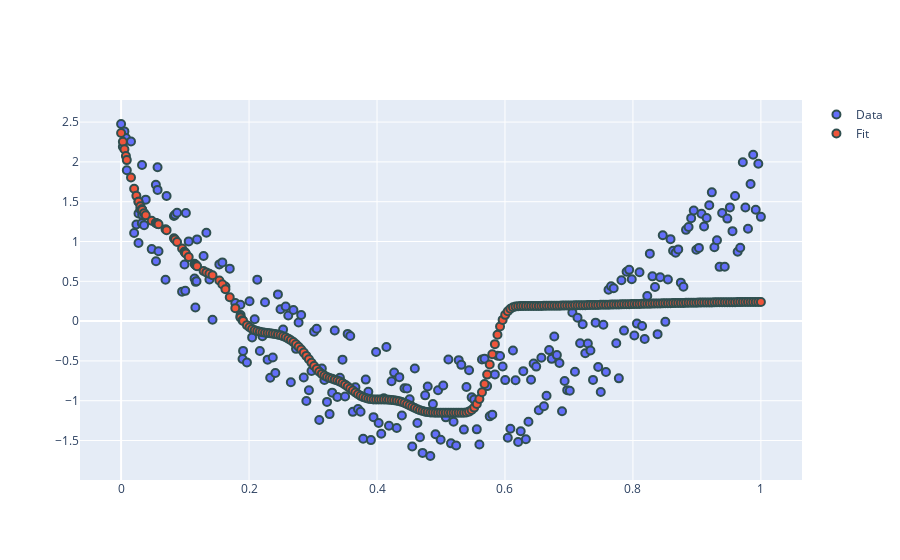

Notebook code for this chart:
### Markdown cell above
### 1D Test Case

### Code cell
# try CV on 1-d dataset

# generate data
np.random.seed(42)
x_dense = np.random.random(50) * 0.2
x_sparse = np.linspace(0.2,1,200)
x_dense.sort()
x=np.concatenate((x_dense, x_sparse))
x = (x - x.min()) / (x.max() - x.min())
n_samples = len(x)
x = x.reshape((len(x), 1))
y_true = -20*np.exp(-(x-0.5)**2) 
y = y_true + np.random.random(len(x)).reshape((len(x), 1))*2

# try data standardization
y = ( y - y.mean()) / y.std()

x_ep = np.concatenate((np.linspace(-0.5,0,103), np.linspace(1, 1.5, 103)))
y_ep_true = -20*np.exp(-(x_ep-0.5)**2) + 0.1*np.random.randn(len(x_ep),1)


# generate parameter grid

m1 = (("s(1)", "dec", 35, (0.1, 6000), "equidistant"),)
M1 = StarModel(description=m1)
y_pred = M1.fit(X=x, y=y.ravel(), plot_=True)
#M1.calc_GCV(X=x, y=y.ravel(), n_grid=2, p_min=1e-2, plot_=True)
y_ep = M1.predict(X_pred=x_ep, extrapol_type="zero", depth=3)

### Figure 1 — Plotly figure (JSON) as saved in the notebook; plotly's stock layout.template omitted (floating-point values rounded to 4 significant figures; data arrays with more than 128 entries replaced by an {"elided": "..."} marker saying what was removed)
{"data": [{"marker": {"line": {"color": "DarkSlateGrey", "width": 2}, "size": 8}, "mode": "markers", "name": "Data", "type": "scatter", "x": {"elided": "250 float values"}, "y": {"elided": "250 float values"}}, {"marker": {"line": {"color": "DarkSlateGrey", "width": 2}, "size": 8}, "mode": "markers", "name": "Fit", "type": "scatter", "x": {"elided": "250 float values"}, "y": {"elided": "250 float values"}}], "layout": {"autosize": true, "xaxis": {"autorange": true, "range": [-0.06106, 1.061], "type": "linear"}, "yaxis": {"autorange": true, "range": [-2.025, 2.807], "type": "linear"}}}
